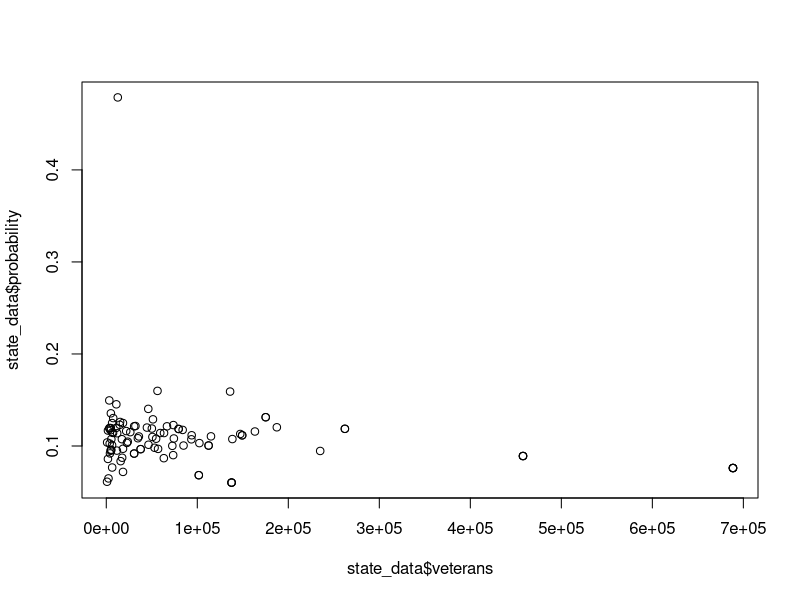

Generate this figure with R:
# ==========================================
#               Problem 1
# ==========================================

m1 <- 65
m2 <- 25
m3 <- 48
m4 <- 65
m5 <- 2
m6 <- 62
m7 <- 65
m8 <- 62
m9 <- 61
m10 <- 41

y1 <- c(3, 0, 0, 4)
y2 <- c(2, 1, 2, 0)
y3 <- c(0, 0, 1, 0)
y4 <- c(2, 0, 1, 0)
y5 <- c(2, 0)
y6 <- c(0, 2, 2, 5)
y7 <- c(1, 0, 0, 3)
y8 <- c(4, 1, 0, 0)
y9 <- c(2, 2, 3, 1)
y10 <- c(2, 5, 12, 3)

phi1 <- 0.0805452
phi2 <- 0.0309789
phi3 <- 0.0594796
phi4 <- 0.0805452
phi5 <- 0.0024783
phi6 <- 0.0768278
phi7 <- 0.0805452
phi8 <- 0.0768278
phi9 <- 0.0755886
phi10 <- 0.0508055

length(y1)

y1_bar <- sum(y1) / length(y1)
y2_bar <- sum(y2) / length(y2)
y3_bar <- sum(y3) / length(y3)
y4_bar <- sum(y4) / length(y4)
y5_bar <- sum(y5) / length(y5)
y6_bar <- sum(y6) / length(y6)
y7_bar <- sum(y7) / length(y7)
y8_bar <- sum(y8) / length(y8)
y9_bar <- sum(y9) / length(y9)
y10_bar <- sum(y10) / length(y10)


t1_hat <- m1 * y1_bar
t2_hat <- m2 * y2_bar
t3_hat <- m3 * y3_bar
t4_hat <- m4 * y4_bar
t5_hat <- m5 * y5_bar
t6_hat <- m6 * y6_bar
t7_hat <- m7 * y7_bar
t8_hat <- m8 * y8_bar
t9_hat <- m9 * y9_bar
t10_hat <- m10 * y10_bar

t1_bar <- t1_hat / phi1
t2_bar <- t2_hat / phi2
t3_bar <- t3_hat / phi3
t4_bar <- t4_hat / phi4
t5_bar <- t5_hat / phi5
t6_bar <- t6_hat / phi6
t7_bar <- t7_hat / phi7
t8_bar <- t8_hat / phi8
t9_bar <- t9_hat / phi9
t10_bar <- t10_hat / phi10

total <- sum(
    t1_bar, t2_bar, t3_bar, t4_bar, t5_bar,
    t6_bar, t7_bar, t8_bar, t9_bar, t10_bar
) / 10
total

diff1 <- (t1_bar - total) ^ 2
diff2 <- (t2_bar - total) ^ 2
diff3 <- (t3_bar - total) ^ 2
diff4 <- (t4_bar - total) ^ 2
diff5 <- (t5_bar - total) ^ 2
diff6 <- (t6_bar - total) ^ 2
diff7 <- (t7_bar - total) ^ 2
diff8 <- (t8_bar - total) ^ 2
diff9 <- (t9_bar - total) ^ 2
diff10 <- (t10_bar - total) ^ 2

total_diff <- sum(
    diff1, diff2, diff3, diff4, diff5,
    diff6, diff7, diff8, diff9, diff10
)

error <- sqrt((1 / 10) * (total_diff / 9))
error

# ==========================================
#               Problem 2
# ==========================================


state_data <- read.csv("Data/statepop.csv")
head(state_data)

sample_size <- 100

m_i <- 255077536

state_data$probability <- state_data$veterans / state_data$popn
head(state_data)

plot(state_data$veterans, state_data$probability)

state_data$w_i <- (1 / sample_size) * (state_data$probability)
head(state_data)

# total est
t_phi <- sum(state_data$w_i) * m_i
t_phi

sd_t_phi <- sd(state_data$w_i) * sample_size * m_i
sd_t_phi

# S.E.
error <- sd_t_phi / sqrt(sample_size)
error

state_data$viet_perc <- state_data$percviet / 100
state_data$vietvet <- state_data$veterans * state_data$viet_perc
head(state_data)

state_data$vet <- state_data$vietvet / sum(state_data$w_i)
sum(state_data$vet)
head(state_data)

s_d <- sd(state_data$vet)
s_d